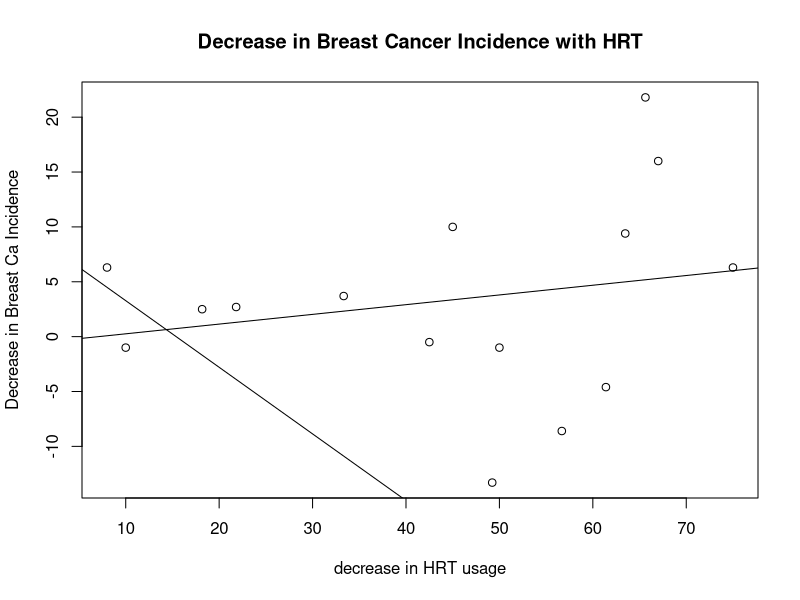

Write the R code that produced this figure.
## ---- chunk 1
## set the working directory

Mywd <- setwd("/Users/arindambose/GitHub/brca-study")

## Read the data into R

mydata <- read.csv("breastca.csv", header = TRUE, sep = ",")
mydata$hrtuse2 <- (mydata$declinehrtuse)^2
## ---- chunk 2

 plot(mydata$declinehrtuse, mydata$cadecrease,
     main = "Decrease in Breast Cancer Incidence with HRT",
    ylab = "Decrease in Breast Ca Incidence",
    xlab = "decrease in HRT usage")

abline(cahrt <- lm(mydata$cadecrease ~ mydata$declinehrtuse,  
                  data = mydata))

summary(cahrt)
## ---- chunk 3
## You can use predict and lines() to create a quadratic plot
 ## first set up the quadratic terms
mydata$dechrtuse2 = mydata$declinehrtuse * mydata$declinehrtuse
# then we set up the model
#mydata1 <- mydata[,!is.na(mydata)]
quadmodel <- lm(cadecrease ~ declinehrtuse + dechrtuse2, data = mydata)
abline(quadmodel)

